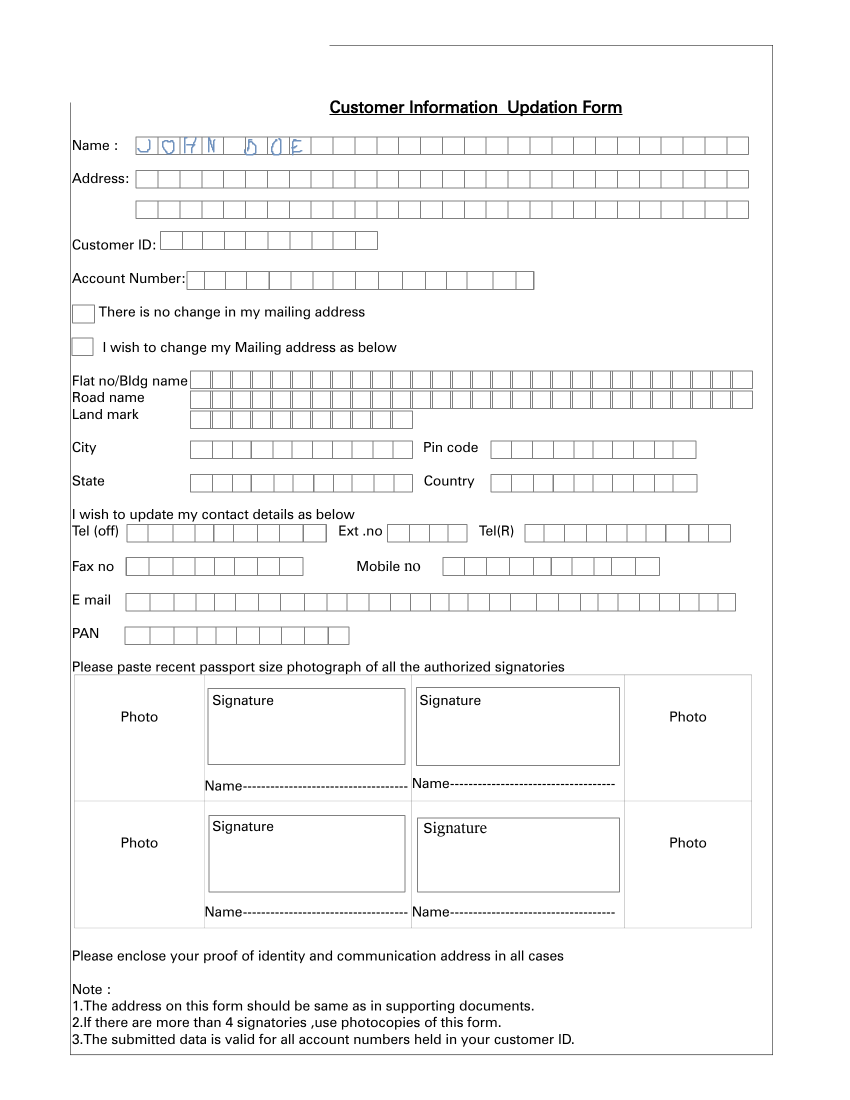
#> input picture images/bank_form1.png, 1700 x 2200 px, given in place of images, which was not available (shown at 1/2 size)
$ python detect_boxes.py --image_dir images
#> lines starting #> are read from the running program, lines starting #| are printed output that depends on the picture; after the words box and inside, x2 and y2 are one past the last pixel; in counts of white or black regions, pixels touching at a corner belong together; pictures that were not available may be replaced by others from this repository, and a replacement may not be noted
### box-detector/helpers.py
import cv2
import numpy as np
import imutils


def enhance_rectangles(image, kernels, plot=False):
	new_image = np.zeros_like(image)
	for kernel in kernels:
		morphs = cv2.morphologyEx(image, cv2.MORPH_OPEN, kernel, iterations=1)
		new_image += morphs
	image = new_image
	image = cv2.threshold(image, 0, 255, cv2.THRESH_BINARY)[1]

	if plot:
		cv2.imshow("rectangular shape enhanced image", image)
		cv2.waitKey(0)

	return image


# [21 lines left out: function enhance_image, not called in this run]


def apply_thresholding(image, plot=False):
	otsu  = cv2.threshold(image, 0, 255, cv2.THRESH_BINARY_INV + cv2.THRESH_OTSU)[1]
	binary = cv2.threshold(image, np.mean(image) , 255, cv2.THRESH_BINARY_INV)[1]
	image = otsu + binary
	# image = cv2.threshold(image, np.median(image), 255, cv2.THRESH_BINARY+cv2.THRESH_OTSU)[1]

	# image = cv2.adaptiveThreshold(image,255,cv2.ADAPTIVE_THRESH_GAUSSIAN_C,\
	#             cv2.THRESH_BINARY_INV,5,3)
	# image = cv2.adaptiveThreshold(image,255,cv2.ADAPTIVE_THRESH_GAUSSIAN_C,\
	#             cv2.THRESH_BINARY_INV,3,5)
	if plot:
		cv2.imshow("thresholded image", image)
		cv2.waitKey(0)
	return image


def get_rect_kernels(
		wh_ratio_range=(0.5, 1.1),
		min_w=40,
		max_w=60,
		min_h=40,
		max_h=65,
		pad=1
	):

	kernels = [
		np.pad(np.zeros((h,w), dtype=np.uint8), pad, constant_values=1)
		for w in range(min_w, max_w)
		for h in range(min_h, max_h)
		if w/h >= wh_ratio_range[0] and w/h <= wh_ratio_range[1]
	]

	return kernels


# [32 lines left out: functions get_line_kernels, detect_shape, not called in this run]


def get_contours(image):
	# find contours in the thresholded image
	cnts = cv2.findContours(
		image.copy(),
		cv2.RETR_LIST,
		cv2.CHAIN_APPROX_SIMPLE
	)
	cnts = imutils.grab_contours(cnts)
	return cnts


def filter_contours_by_area_size(cnts, area_range):
	cnts_filtered = []
	for c in cnts:
		area = cv2.contourArea(c)
		if area > area_range[0] and area < area_range[1]:
			cnts_filtered.append(c)
	return cnts_filtered


def rescale_contours(cnts, ratio):
	cnts_rescaled = []
	for c in cnts:
		c = c.astype("float")
		c *= ratio
		c = c.astype("int")
		cnts_rescaled.append(c)
	return cnts_rescaled


def merge_contours(cnts):
	return cnts


def draw_contours(image, cnts, thickness=1):
	# loop over the contours
	for c in cnts:
		shape = detect_shape(c)
		# if shape == "unidentified":
		# 	continue
		cv2.drawContours(image, [c], -1, (0, 255, 0), thickness)
	return image

### detect_boxes.py
# USAGE
# python detect_boxes.py

# import the necessary packages
import argparse
import cv2
from PIL import Image
import numpy as np
import PIL.ImageOps
import glob
import imutils

import sys
sys.path.append('./box-detector/')
from helpers import (
	get_line_kernels, get_rect_kernels,
	get_contours, apply_thresholding,
	enhance_image, enhance_rectangles,
	draw_contours, rescale_contours,
	filter_contours_by_area_size
)


if __name__ == "__main__":
	# construct the argument parse and parse the arguments
	ap = argparse.ArgumentParser()
	ap.add_argument("-d", "--image_dir", required=True,
		help="path to the input dir")
	ap.add_argument("-p", "--plot", type=bool, default=False, required=False,
		help="plot results")
	ap.add_argument("-mp", "--multiprocessing", type=bool, default=False, required=False,
		help="use multiprocessing")
	args = vars(ap.parse_args())

	# parameters
	min_w, max_w = (40, 50)
	min_h, max_h = (50, 60)

	wh_ratio_range = (0.6, 1.0)
	padding = 1
	thickness = 2
	processing_time_width = 1000

	images = glob.glob(args["image_dir"] + '*')
	plot = bool(args["plot"])
	print(args["image_dir"], plot)

	for img_path in images[:]:
		print(img_path)
		# load the image and resize it to a smaller factor so that
		# the shapes can be approximated better
		# image = Image.open(args['image']).convert('RGB')
		# image =  PIL.ImageOps.invert(image)
		# image_org = np.asarray(image)
		image_org = cv2.imread(img_path)
#> image_org is the input picture: shape (2200, 1700, 3); mean B, G, R 247.2, 247.2, 247.2

		resize_ratio = image_org.shape[1] / processing_time_width
#> resize_ratio = 1.7
		resize_ratio_inv = processing_time_width / image_org.shape[1]
#> resize_ratio_inv = 0.588

		min_w_res = int(min_w * resize_ratio_inv)
#> min_w_res = 23
		max_w_res = int(max_w * resize_ratio_inv)
#> max_w_res = 29
		min_h_res = int(min_h * resize_ratio_inv)
#> min_h_res = 29
		max_h_res = int(max_h * resize_ratio_inv)
#> max_h_res = 35

		area_range = (
			round(min_w_res * max_w_res * 0.80),
			round(max_w_res * max_h_res * 1.00)
		)
#> area_range = (534, 1015)

		# resize the image for processing time
		image = image_org.copy()
		image = imutils.resize(image, width=processing_time_width)
		# image_org = imutils.resize(image_org, width=image_org.shape[0]//4)


		# convert the resized image to grayscale
		image = cv2.cvtColor(image, cv2.COLOR_BGR2GRAY)
#> image: shape (1294, 1000)
		# apply tresholding to get all the pixel values to either 0 or 255
		# this function also inverts colors (black pixels will become the background)
		image = apply_thresholding(image, plot)
#> in apply_thresholding, `otsu  = cv2.threshold(image, 0, 255, cv2.THRESH_BINARY_INV + cv2.THRES..`:
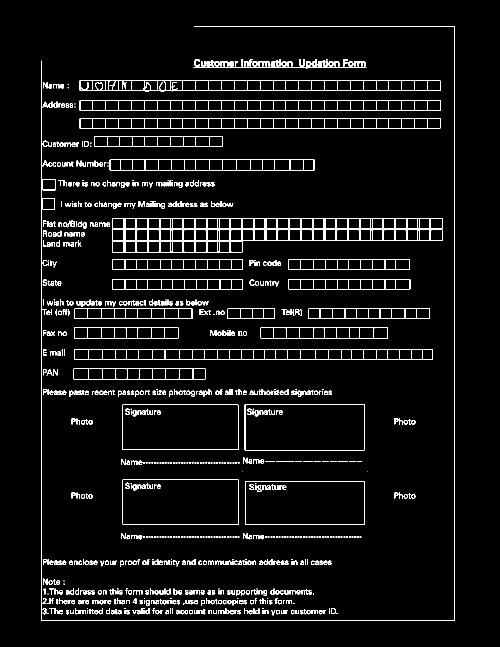
#> otsu: shape (1294, 1000) (shown at 1/2 size); 4.7% white in thin lines or dots, all inside (x1, y1, x2, y2) = (82, 53, 910, 1241)
#> in apply_thresholding, `binary = cv2.threshold(image, np.mean(image) , 255, cv2.THRESH_BINARY_..`:
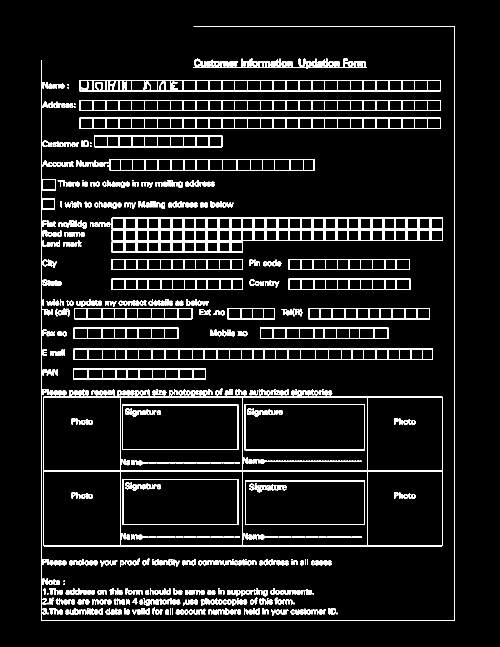
#> binary: shape (1294, 1000) (shown at 1/2 size); 8.3% white in thin lines or dots, all inside (x1, y1, x2, y2) = (82, 52, 910, 1242)
#> in apply_thresholding, `image = otsu + binary`:
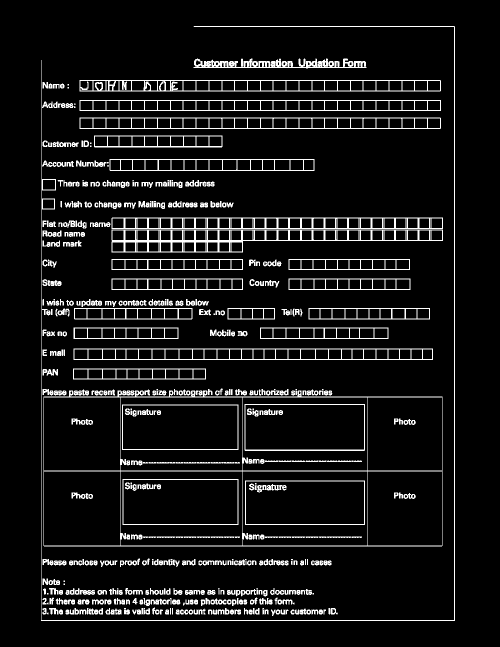
#> image: shape (1294, 1000) (shown at 1/2 size); min 0, max 255, mean 21.1

		# basic pixel inflation
		kernel = cv2.getStructuringElement(cv2.MORPH_RECT, (2,2))
		image = cv2.dilate(image, kernel, iterations = 1)
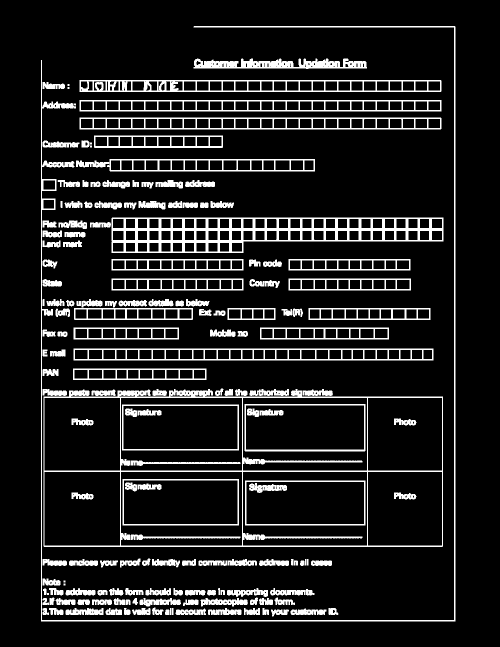
#> image: shape (1294, 1000) (shown at 1/2 size); min 0, max 255, mean 30.5
		if plot:
			cv2.imshow("thresh", image)
			cv2.waitKey(0)

		# creating line-shape kernels to be used for image enhancing step
		# try it out only in case of very poor results with previous setup
		# kernels = get_line_kernels(length=4)
		# image = enhance_image(image, kernels, plot)

		# creating rectangular-shape kernels to be used for extracting rectangular shapes
		kernels = get_rect_kernels(
			wh_ratio_range = wh_ratio_range,
			min_w = min_w_res,	max_w = max_w_res,
			min_h = min_h_res,	max_h = max_h_res,
			pad=padding)
		image = enhance_rectangles(image, kernels, plot)

		# find contours in the thresholded image and initialize the
		# shape detector
		cnts = get_contours(image)
#> in get_contours, `cnts = cv2.findContours( image.copy(), cv2.RETR_LIST, cv2.CHAIN_APPROX..`: cnts = 0 contours
#> in get_contours, `cnts = imutils.grab_contours(cnts)`: cnts = []
#> cnts = []
		cnts = filter_contours_by_area_size(cnts, area_range)
		cnts = rescale_contours(cnts, resize_ratio)
		image_org = draw_contours(image_org, cnts, thickness=thickness)
		if plot:
			cv2.imshow("Org image with boxes", image_org)
			cv2.waitKey(0)

		cv2.imwrite(img_path.replace('\\in','\\out'), image_org)

			# [27 lines of commented-out code are left out]
